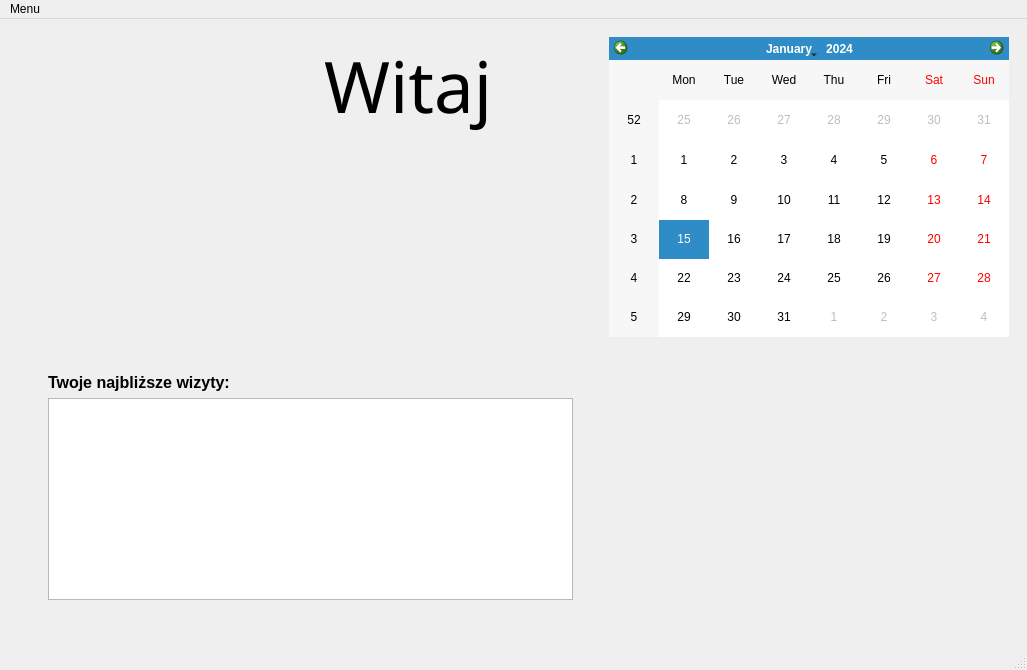
<?xml version="1.0" encoding="UTF-8"?>
<ui version="4.0">
 <class>MainWindow</class>
 <widget class="QMainWindow" name="MainWindow">
  <property name="geometry">
   <rect>
    <x>0</x>
    <y>0</y>
    <width>1027</width>
    <height>670</height>
   </rect>
  </property>
  <property name="windowTitle">
   <string>MainWindow</string>
  </property>
  <widget class="QWidget" name="centralwidget">
   <layout class="QHBoxLayout" name="horizontalLayout">
    <item>
     <widget class="QStackedWidget" name="stackedWidget">
      <property name="currentIndex">
       <number>0</number>
      </property>
      <widget class="QWidget" name="page">
       <layout class="QGridLayout" name="gridLayout">
        <item row="0" column="4">
         <widget class="QCalendarWidget" name="calendarWidget">
          <property name="sizePolicy">
           <sizepolicy hsizetype="Fixed" vsizetype="Fixed">
            <horstretch>0</horstretch>
            <verstretch>0</verstretch>
           </sizepolicy>
          </property>
          <property name="minimumSize">
           <size>
            <width>400</width>
            <height>300</height>
           </size>
          </property>
          <property name="maximumSize">
           <size>
            <width>400</width>
            <height>300</height>
           </size>
          </property>
         </widget>
        </item>
        <item row="0" column="1">
         <layout class="QVBoxLayout" name="verticalLayout">
          <item>
           <widget class="QLabel" name="welcomeHeader">
            <property name="font">
             <font>
              <family>Sans Serif</family>
              <pointsize>53</pointsize>
              <stylestrategy>PreferAntialias</stylestrategy>
              <kerning>false</kerning>
              <hintingpreference>PreferNoHinting</hintingpreference>
             </font>
            </property>
            <property name="text">
             <string>Witaj</string>
            </property>
            <property name="alignment">
             <set>Qt::AlignmentFlag::AlignLeading|Qt::AlignmentFlag::AlignLeft|Qt::AlignmentFlag::AlignTop</set>
            </property>
            <property name="margin">
             <number>60</number>
            </property>
           </widget>
          </item>
         </layout>
        </item>
        <item row="0" column="0">
         <widget class="QLabel" name="icon">
          <property name="sizePolicy">
           <sizepolicy hsizetype="Fixed" vsizetype="Fixed">
            <horstretch>0</horstretch>
            <verstretch>0</verstretch>
           </sizepolicy>
          </property>
          <property name="minimumSize">
           <size>
            <width>300</width>
            <height>300</height>
           </size>
          </property>
          <property name="maximumSize">
           <size>
            <width>300</width>
            <height>300</height>
           </size>
          </property>
          <property name="text">
           <string/>
          </property>
          <property name="margin">
           <number>60</number>
          </property>
         </widget>
        </item>
        <item row="2" column="0" colspan="2">
         <layout class="QVBoxLayout" name="verticalLayout_4">
          <property name="leftMargin">
           <number>30</number>
          </property>
          <property name="topMargin">
           <number>30</number>
          </property>
          <property name="rightMargin">
           <number>30</number>
          </property>
          <property name="bottomMargin">
           <number>30</number>
          </property>
          <item>
           <widget class="QLabel" name="label">
            <property name="font">
             <font>
              <pointsize>12</pointsize>
              <bold>true</bold>
             </font>
            </property>
            <property name="text">
             <string>Twoje najbliższe wizyty:</string>
            </property>
            <property name="alignment">
             <set>Qt::AlignmentFlag::AlignLeading|Qt::AlignmentFlag::AlignLeft|Qt::AlignmentFlag::AlignTop</set>
            </property>
            <property name="margin">
             <number>10</number>
            </property>
           </widget>
          </item>
          <item>
           <widget class="QTableView" name="tableView"/>
          </item>
         </layout>
        </item>
        <item row="2" column="4">
         <widget class="QLabel" name="subHeaderText">
          <property name="font">
           <font>
            <italic>false</italic>
            <bold>false</bold>
            <strikeout>false</strikeout>
           </font>
          </property>
          <property name="text">
           <string/>
          </property>
          <property name="alignment">
           <set>Qt::AlignmentFlag::AlignBottom|Qt::AlignmentFlag::AlignRight|Qt::AlignmentFlag::AlignTrailing</set>
          </property>
          <property name="margin">
           <number>16</number>
          </property>
         </widget>
        </item>
       </layout>
      </widget>
     </widget>
    </item>
   </layout>
  </widget>
  <widget class="QMenuBar" name="menubar">
   <property name="geometry">
    <rect>
     <x>0</x>
     <y>0</y>
     <width>1027</width>
     <height>30</height>
    </rect>
   </property>
   <widget class="QMenu" name="menuMenu">
    <property name="title">
     <string>Menu</string>
    </property>
    <addaction name="actionMain"/>
    <addaction name="actionClients"/>
    <addaction name="actionServices"/>
    <addaction name="actionAppointments"/>
    <addaction name="actionUsers"/>
   </widget>
   <addaction name="menuMenu"/>
  </widget>
  <widget class="QStatusBar" name="statusbar"/>
  <action name="actionClients">
   <property name="text">
    <string>Klienci</string>
   </property>
  </action>
  <action name="actionMain">
   <property name="text">
    <string>Strona główna</string>
   </property>
  </action>
  <action name="actionServices">
   <property name="text">
    <string>Usługi</string>
   </property>
  </action>
  <action name="actionAppointments">
   <property name="text">
    <string>Wizyty</string>
   </property>
  </action>
  <action name="actionUsers">
   <property name="text">
    <string>Użytkownicy</string>
   </property>
  </action>
 </widget>
 <resources/>
 <connections/>
</ui>
